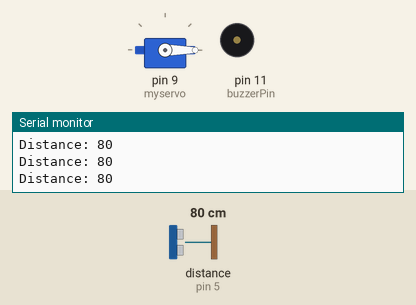
Recording of a sketch running on a simulated Arduino Uno, built with avr-gcc and run on an emulated ATmega328P. On the bench: servo, buzzer (waves = sounding, pin HIGH), the last lines printed to the serial monitor. Wiring (inferred from the names in the program): ultrasonic range finder: trigger pin 6; echo pin 5. Inputs (shaded band) come from the test bench; at power-on: distance to the obstacle (sensor on pin 5) 80 cm. The echo pulse lasts 58.3 µs per cm; pins used as bus, display or sensor lines are not drawn.

Above: at 2.2 s.
2.3 s: distance to the obstacle (sensor on pin 5) set to 33 cm
3.8 s: distance to the obstacle (sensor on pin 5) set to 27 cm
At 4.8 s:
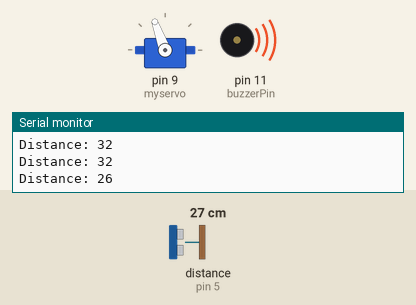
5.3 s: distance to the obstacle (sensor on pin 5) set to 35 cm
At 7.2 s:
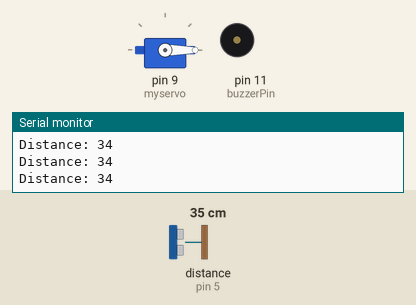
8.3 s: distance to the obstacle (sensor on pin 5) set to 2 cm
At 9.7 s:
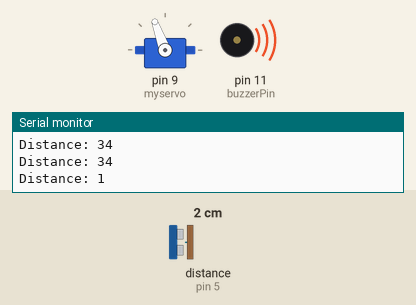
Timing chart, 0 to 10.8 s (numbered marks = the images above; inputs shaded):
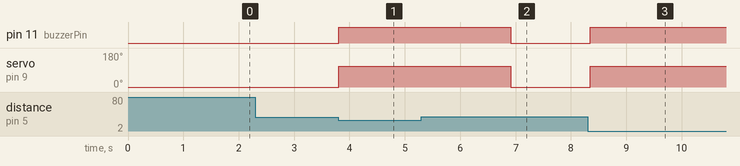

Measured:
- the behaviour switches between 31 and 30 cm on distance to the obstacle (sensor on pin 5) (found by bisection; images 0 and 1)
- after the input at 3.8 s, pin 11 (buzzerPin): LOW → HIGH at once; servo on pin 9 (myservo): 0° → 110° at once
- after the input at 5.3 s, pin 11 (buzzerPin): HIGH → LOW after 1.6 s; servo on pin 9 (myservo): 110° → 0° after 1.6 s
- after the input at 8.3 s, pin 11 (buzzerPin): LOW → HIGH after 0.05 s; servo on pin 9 (myservo): 0° → 110° after 0.05 s

The sketch:

automatic_dustbin.ino
```cpp
#include <Servo.h> // includes the servo library
Servo myservo;

#define echopin 5   // Echo pin for ultrasonic sensor
#define trigpin 6   // Trigger pin for ultrasonic sensor
#define buzzerPin 11 // Buzzer pin

int set_cm = 30;
long ultra_time;
long dis_cm;

void setup() {
  Serial.begin(9600);

  // Attach the servo motor to pin 9
  myservo.attach(9);
  myservo.write(0);

  // Configure pins
  pinMode(trigpin, OUTPUT);
  pinMode(echopin, INPUT);
  pinMode(buzzerPin, OUTPUT);

  delay(1000);
}

void loop() {
  // Read distance from ultrasonic sensor
  ultra_read();

  Serial.print("Distance: ");
  Serial.println(dis_cm);

  // Control the servo based on the distance measured
  if (dis_cm < set_cm) {
    myservo.write(110);
    digitalWrite(buzzerPin, HIGH); // buzzer ON
    delay(3000);
  } else {
    myservo.write(0);
    digitalWrite(buzzerPin, LOW); // buzzer OFF
  }

  delay(100);
}

// Function to read distance using the ultrasonic sensor
void ultra_read() {
  digitalWrite(trigpin, LOW);
  delayMicroseconds(2);
  digitalWrite(trigpin, HIGH);
  delayMicroseconds(10);
  digitalWrite(trigpin, LOW);

  ultra_time = pulseIn(echopin, HIGH);
  dis_cm = ultra_time / 29 / 2;
}
```
